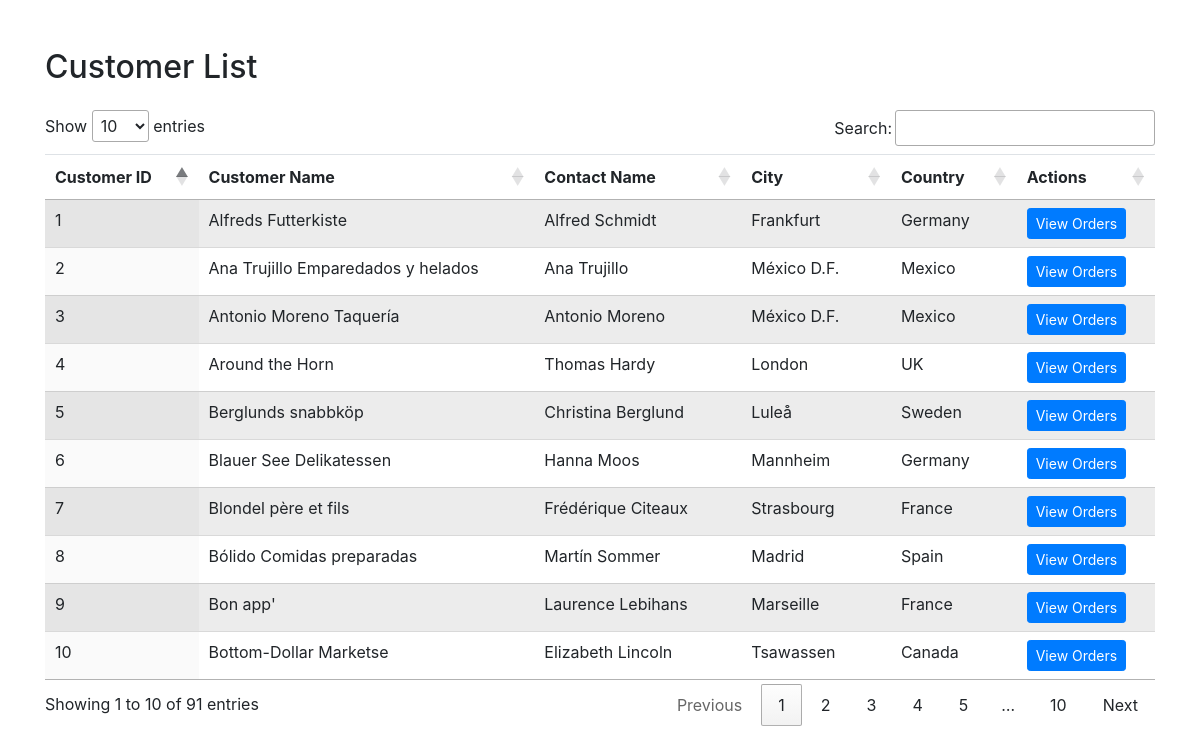
The page /customers.php on the database its author committed.
### tables this page shows
CREATE TABLE `customers` (
  `customerID` int(11) NOT NULL,
  `customername` varchar(255) DEFAULT NULL,
  `contactname` varchar(255) DEFAULT NULL,
  `address` varchar(255) DEFAULT NULL,
  `city` varchar(255) DEFAULT NULL,
  `postalcode` varchar(100) DEFAULT NULL,
  `country` varchar(100) DEFAULT NULL,
  PRIMARY KEY (`customerID`)
);

### customers.php (the view, shortened to what this page needs)
<?php
include 'db_connect.php';
$sql = "SELECT customerID, customername, contactname, city, country FROM customers";
$result = $conn->query($sql);
?>
<!DOCTYPE html>
<html>
<head>
    <link rel="stylesheet" href="https://cdn.datatables.net/1.10.20/css/jquery.dataTables.min.css">
    <link rel="stylesheet" href="https://maxcdn.bootstrapcdn.com/bootstrap/4.0.0/css/bootstrap.min.css">
</head>
<body>
<div class="container mt-5">
    <h2 class="mb-4">Customer List</h2>
    <table id="customerTable" class="display table table-striped">
    <thead>
            <tr>
                <th>Customer ID</th>
                <th>Customer Name</th>
                <th>Contact Name</th>
                <th>City</th>
                <th>Country</th>
                <th>Actions</th>
            </tr>
        </thead>
        <tbody>
    <?php while($row = $result->fetch_assoc()) { ?>
    <tr>
        <td><?php echo $row['customerID']; ?></td>
        <td><?php echo $row['customername']; ?></td>
        <td><?php echo $row['contactname']; ?></td>
        <td><?php echo $row['city']; ?></td>
        <td><?php echo $row['country']; ?></td>
        <td>
            <button class="btn btn-primary btn-sm view-orders-btn" data-id="<?php echo $row['customerID']; ?>" data-name="<?php echo htmlspecialchars($row['customername']); ?>">View Orders</button>
        </td>
    </tr>
    <?php } ?>
</tbody>
    </table>
</div>
</body>
</html>

### rows shown on the page
customers: customerID "1", customername "Alfreds Futterkiste", contactname "Alfred Schmidt", city "Frankfurt", country "Germany"
customers: customerID "2", customername "Ana Trujillo Emparedados y helados", contactname "Ana Trujillo", city "México D.F.", country "Mexico"
customers: customerID "3", customername "Antonio Moreno Taquería", contactname "Antonio Moreno", city "México D.F.", country "Mexico"
customers: customerID "4", customername "Around the Horn", contactname "Thomas Hardy", city "London", country "UK"
customers: customerID "5", customername "Berglunds snabbköp", contactname "Christina Berglund", city "Luleå", country "Sweden"
customers: customerID "6", customername "Blauer See Delikatessen", contactname "Hanna Moos", city "Mannheim", country "Germany"
customers: customerID "7", customername "Blondel père et fils", contactname "Frédérique Citeaux", city "Strasbourg", country "France"
customers: customerID "8", customername "Bólido Comidas preparadas", contactname "Martín Sommer", city "Madrid", country "Spain"
customers: customerID "9", customername "Bon app'", contactname "Laurence Lebihans", city "Marseille", country "France"
customers: customerID "10", customername "Bottom-Dollar Marketse", contactname "Elizabeth Lincoln", city "Tsawassen", country "Canada"
